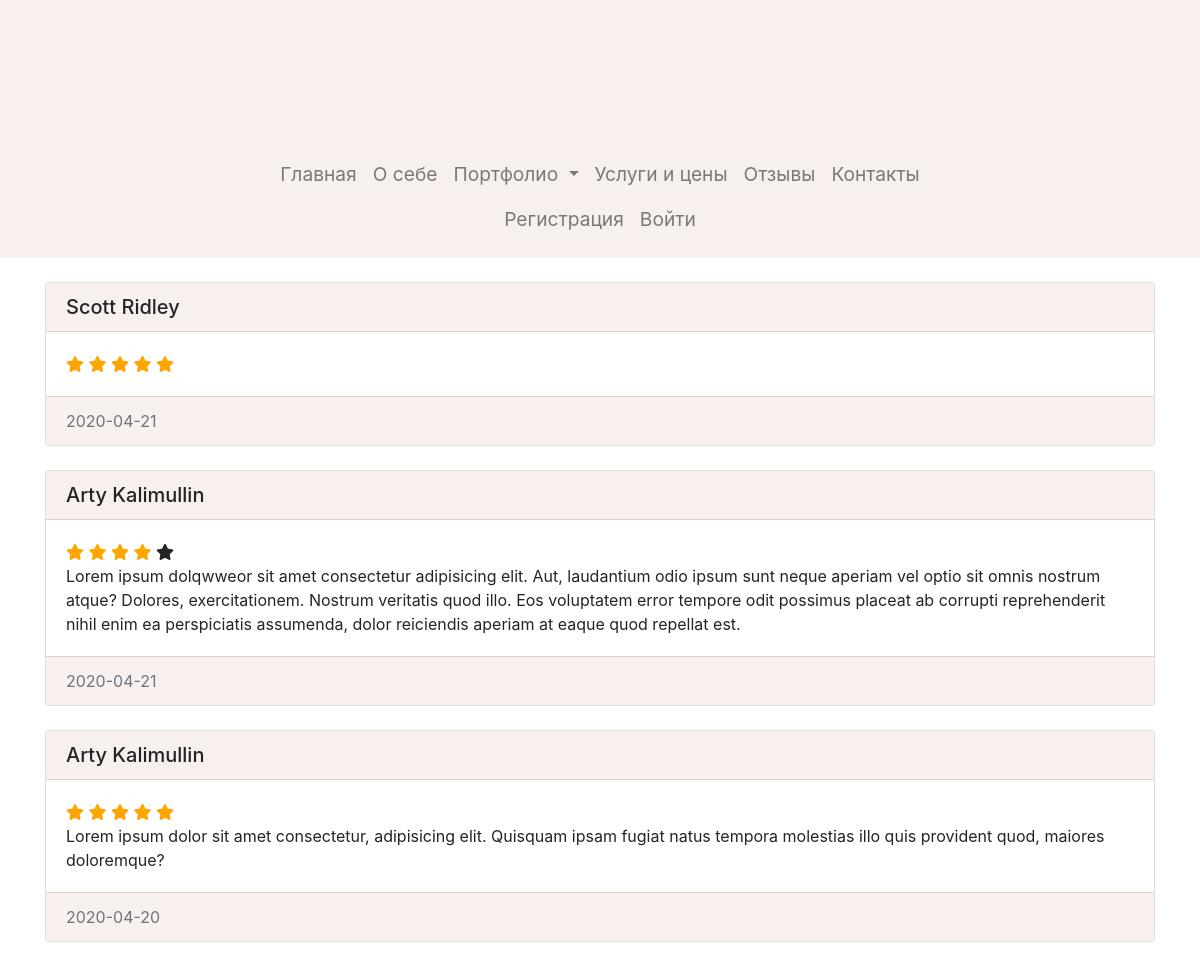
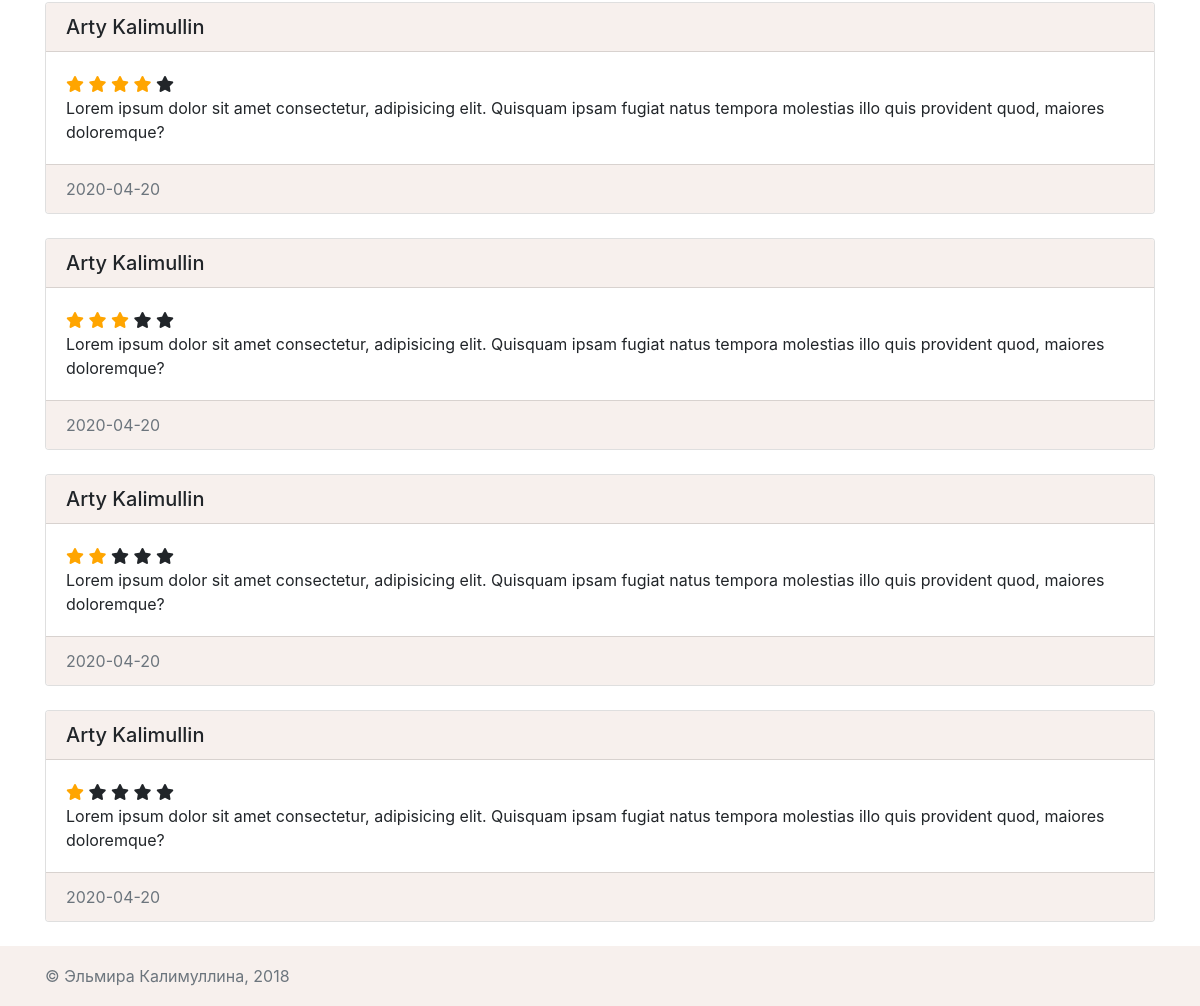
The page /feedback on the database as committed earlier (2 pictures, top to bottom).
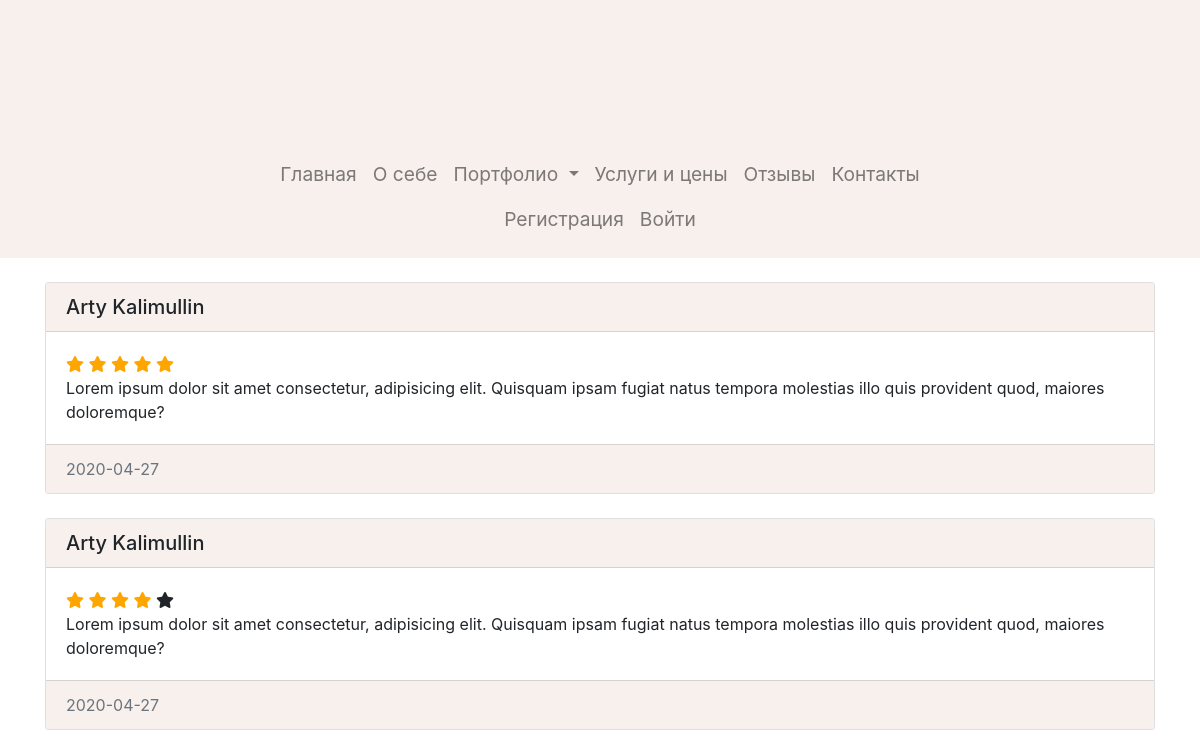
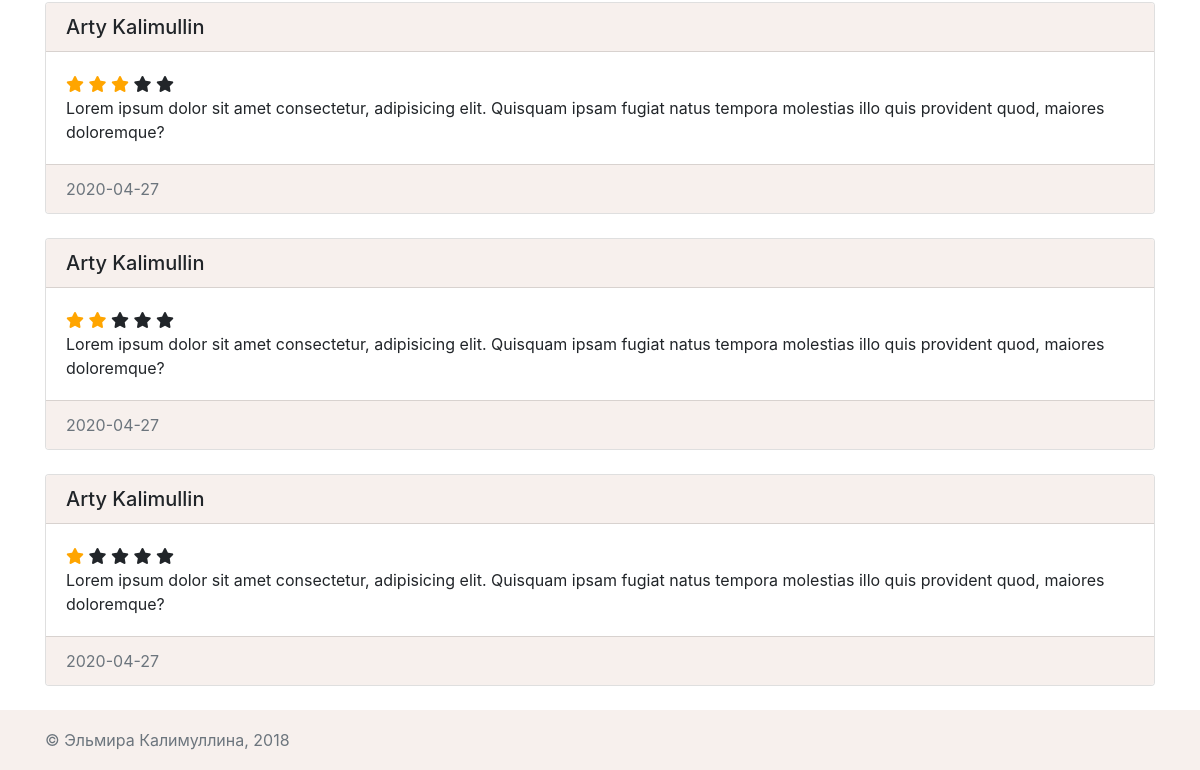
The same page on the database as committed later (2 pictures, top to bottom).
### data/reviews.py (models this page shows)
class Review(SqlAlchemyBase, SerializerMixin):
    __tablename__ = 'reviews'
    id = sqlalchemy.Column(sqlalchemy.Integer,
                           primary_key=True, autoincrement=True)
    user_id = sqlalchemy.Column(sqlalchemy.Integer, sqlalchemy.ForeignKey('users.id'))
    user_name = sqlalchemy.Column(sqlalchemy.String)
    user_surname = sqlalchemy.Column(sqlalchemy.String)
    user = orm.relation('User')
    rating = sqlalchemy.Column(sqlalchemy.Integer)
    content = sqlalchemy.Column(sqlalchemy.String)
    date = sqlalchemy.Column(sqlalchemy.Date)

### main.py (the view)
@app.route('/feedback')
def feedback():
    session = db_session.create_session()
    reviews = session.query(Review).all()[::-1]
    return render_template('feedback.html', title='Отзывы', reviews=reviews, albums=get_albums())

### data/db_session.py (called while the page is built)
def create_session() -> Session:
    global __factory
    return __factory()

### main.py (called while the page is built)
def get_albums():
    session = db_session.create_session()
    list_albums = session.query(Album).all()
    return list_albums

### template/feedback.html (shortened to what this page needs)
{% extends "base.html" %}
{% block primary_content %}
<br>
<div class="container">
    {% for review in reviews %}
        <div class="card">
            <h5 class="card-header">{{ review.user_name }} {{ review.user_surname }}</h5>
            <div class="card-body">
                {% if review.rating == 1 %}
                    <span class="fa fa-star checked"></span>
                    <span class="fa fa-star"></span>
                    <span class="fa fa-star"></span>
                    <span class="fa fa-star"></span>
                    <span class="fa fa-star"></span>
                {% elif review.rating == 2 %}
                    <span class="fa fa-star checked"></span>
                    <span class="fa fa-star checked"></span>
                    <span class="fa fa-star"></span>
                    <span class="fa fa-star"></span>
                    <span class="fa fa-star"></span>
                {% elif review.rating == 3 %}
                    <span class="fa fa-star checked"></span>
                    <span class="fa fa-star checked"></span>
                    <span class="fa fa-star checked"></span>
                    <span class="fa fa-star"></span>
                    <span class="fa fa-star"></span>
                {% elif review.rating == 4 %}
                    <span class="fa fa-star checked"></span>
                    <span class="fa fa-star checked"></span>
                    <span class="fa fa-star checked"></span>
                    <span class="fa fa-star checked"></span>
                    <span class="fa fa-star"></span>
                {% elif review.rating == 5 %}
                    <span class="fa fa-star checked"></span>
                    <span class="fa fa-star checked"></span>
                    <span class="fa fa-star checked"></span>
                    <span class="fa fa-star checked"></span>
                    <span class="fa fa-star checked"></span>
                {% endif %}
                <p class="card-text">{{ review.content }}</p>
            </div>
            <div class="card-footer text-muted">
                {{ review.date }}
            </div>
        </div><br>
    {% endfor %}
</div>
{% endblock %}

Rows that differ between the two databases and show on the page:
removed Review: user_name "Scott", user_surname "Ridley", rating 5 (drawn), date "2020-04-21"
removed Review: user_name "Arty", user_surname "Kalimullin", rating 4 (drawn), content "Lorem ipsum dolqwweor sit amet consectetur adipisicing elit. Aut, laudantium odio ipsum sunt neque aperiam vel optio sit omnis nostrum atque? Dolores, exercitationem. Nostrum veritatis quod illo. Eos voluptatem error tempore odit possimus placeat ab corrupti reprehenderit nihil enim ea perspiciatis assumenda, dolor reiciendis aperiam at eaque quod repellat est.", date "2020-04-21"
changed Review (number 1 of 5 on the later page): date "2020-04-20" → "2020-04-27"
changed Review (number 2 of 5 on the later page): date "2020-04-20" → "2020-04-27"
changed Review (number 3 of 5 on the later page): date "2020-04-20" → "2020-04-27"
changed Review (number 4 of 5 on the later page): date "2020-04-20" → "2020-04-27"
changed Review (number 5 of 5 on the later page): date "2020-04-20" → "2020-04-27"
